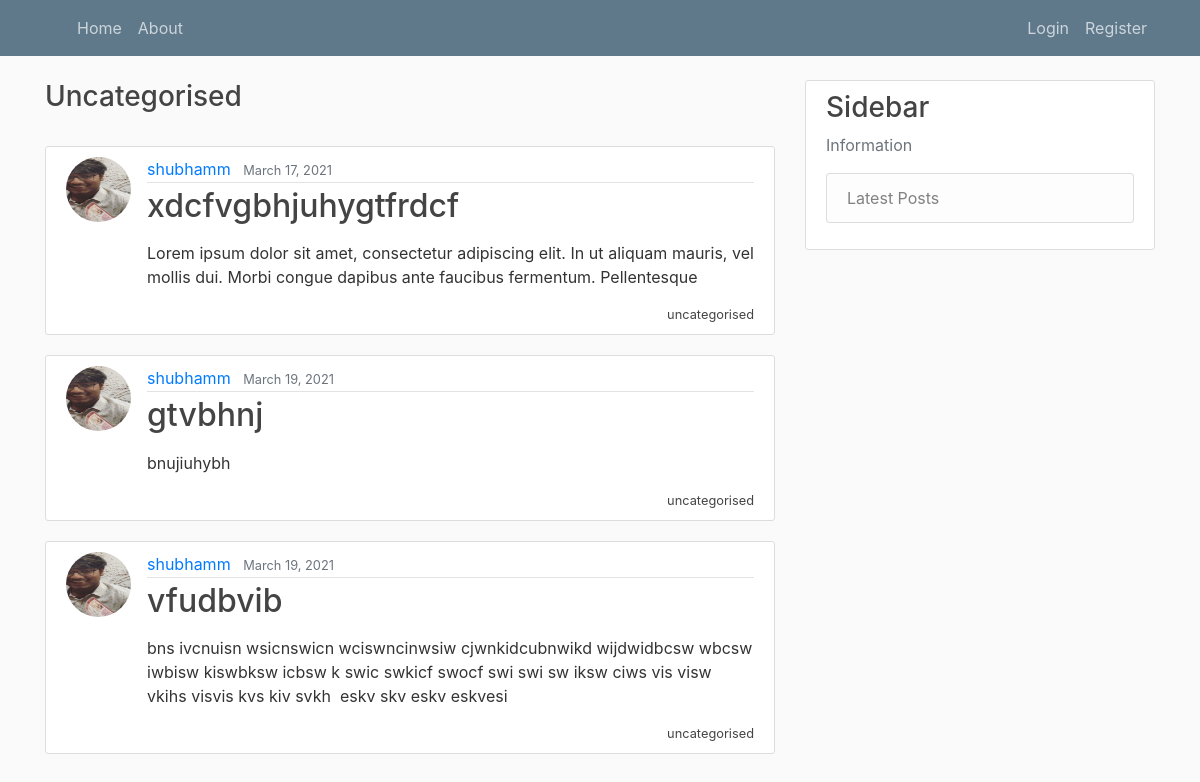
The app's page /category/uncategorised/ with its own data.
### blog/models.py (models this page shows, shortened)
class Post(models.Model):
    title = models.CharField(max_length=100)
    content = CKEditor5Field(blank=True, null=True, config_name='extends')
    date_posted = models.DateTimeField(default=timezone.now)
    author = models.ForeignKey(User, on_delete=models.CASCADE)
    snippet = models.CharField(blank=True, max_length=100)
    category = models.CharField(max_length=100, default='uncategorised')
    likes = models.ManyToManyField(User, related_name='blogpost_like')

### users/models.py (models this page shows, shortened)
class Profile(models.Model):
    user = models.OneToOneField(User, unique=True, on_delete=models.CASCADE)
    bio = models.TextField(null=True, blank=True)
    image = models.ImageField(upload_to='profile_pics/')
    instagram_url = models.CharField(null=True, blank=True, max_length=255)

### blog/views.py (the view)
# urls.py: path('category/<str:cats>/', views.CategoryView, name='category-post'),
def CategoryView(request, cats):
    category_posts = Post.objects.filter(category=cats.replace('-', ' '))
    return render(request, 'blog/category.html', {'cats': cats.title().replace('-', ' '), 'category_posts': category_posts})

### blog/templates/blog/category.html (shortened to what this page needs)
{% extends "blog/base.html" %}
{%load static%}
{% block content %}
<h3>{{cats}}</h3>
<br>
{% for post in category_posts %}
<article class="media content-section">
    {%if post.author.profile.image.url%}
    <img class="rounded-circle article-img" src="{{post.author.profile.image.url}}" alt="oopsie">
    {%else%}
    <img class="rounded-circle article-img" src="{% static 'blog/images/not-found.png' %}" alt="oopsie">
    {% endif %}
    <div class="media-body">
        <div class="article-metadata">
            <a class="mr-2" href="#">{{ post.author }}</a>
            <small class="text-muted">{{ post.date_posted|date:"F d, Y" }}</small>
        </div>
        <h2><a class="article-title" href="{%url 'article-detailer' post.pk%}">{{ post.title }}</a></h2>
        <p class="article-content">{{ post.content|slice:":200"|safe }}</p>
        <small class="article-title" style="float: right">{{post.category}}</small>
    </div>
</article>
{% endfor %}
<br>
<br>
{% endblock %}

### static/blog/main.css (style rules this page uses)
body { background: #fafafa; color: #333333; margin-top: 5rem; }
h1, h2, h3, h4, h5, h6 { color: #444444; }
.content-section { background: #ffffff; padding: 10px 20px; margin-right:0px; border: 1px solid #dddddd; border-radius: 3px; margin-bottom: 20px; }
.article-title { color: #444444; }
.article-content { white-space: pre-line; }
.article-img { height: 65px; width: 65px; margin-right: 16px; }
.article-metadata { padding-bottom: 1px; margin-bottom: 4px; border-bottom: 1px solid #e3e3e3 }

### records on screen
Post: author.profile.image (picture), author "shubhamm", date_posted "March 17, 2021", title "xdcfvgbhjuhygtfrdcf", content "Lorem ipsum dolor sit amet, consectetur adipiscing elit. In ut aliquam mauris, vel mollis dui. Morbi congue dapibus ante faucibus fermentum. Pellentesque", category "uncategorised"
Post: author.profile.image (picture), author "shubhamm", date_posted "March 19, 2021", title "gtvbhnj", content "bnujiuhybh", category "uncategorised"
Post: author.profile.image (picture), author "shubhamm", date_posted "March 19, 2021", title "vfudbvib", content "bns ivcnuisn wsicnswicn wciswncinwsiw cjwnkidcubnwikd wijdwidbcsw wbcsw iwbisw kiswbksw icbsw k swic swkicf swocf swi swi sw iksw ciws vis visw vkihs visvis kvs kiv svkh eskv skv eskv eskvesi", category "uncategorised"

### other values on screen
{{ cats }} "Uncategorised"
